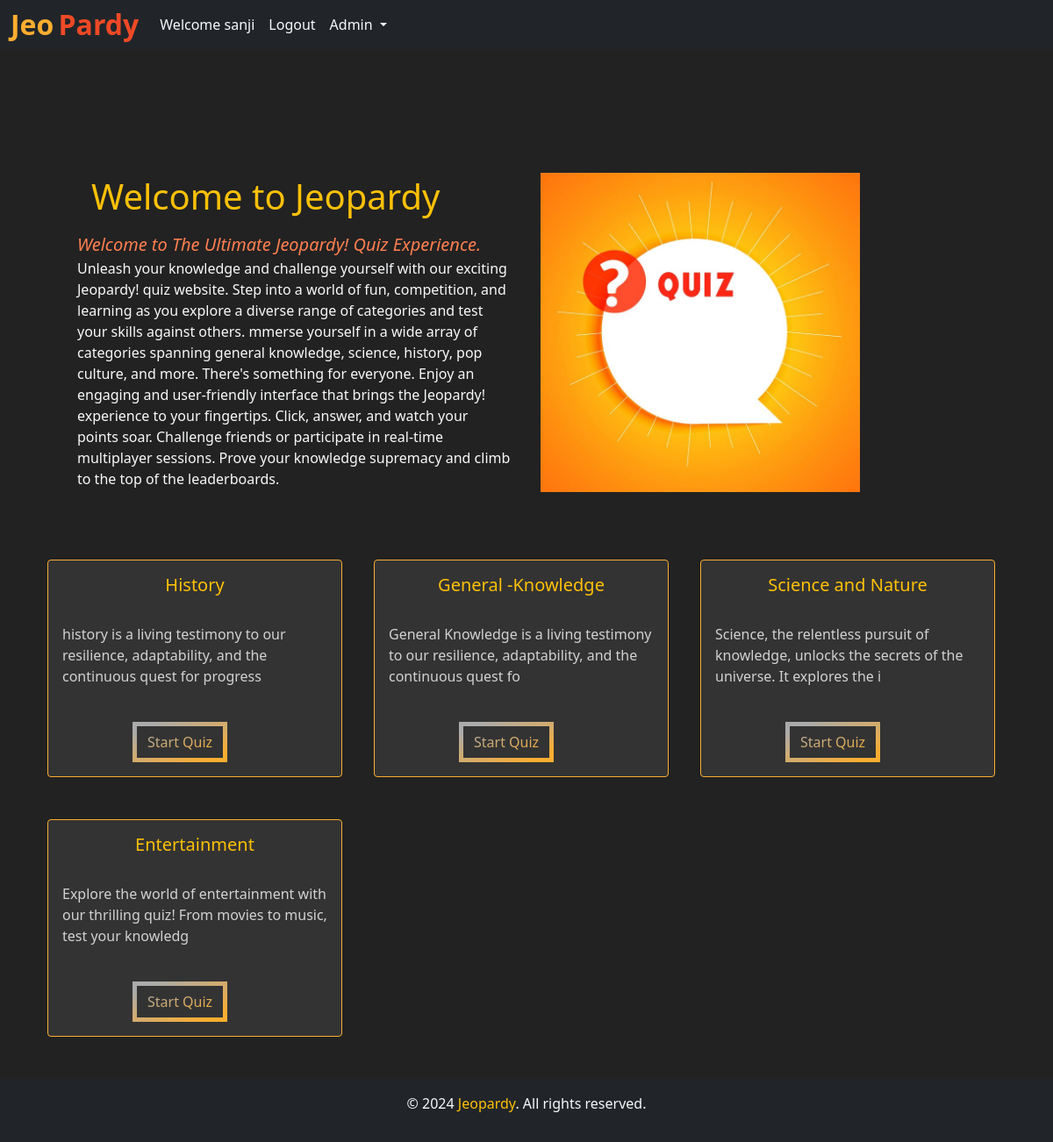
The app's page / (signed in) with its own data.
### quizzes/models.py (models this page shows, shortened)
class Quiz(models.Model):
    name = models.CharField(max_length=50)
    desc = models.CharField(max_length=500)
    number_of_questions = models.IntegerField(default=1)
    time = models.IntegerField(help_text="Duration of the quiz in seconds", default="1")
    category = models.ForeignKey(Category, on_delete=models.CASCADE, null=True)

### core/views.py (the view)
# urls.py: 2. Add a URL to urlpatterns:  path('', views.home, name='home')
def home(request):
    quiz = Quiz.objects.all()
    para = {'quiz' : quiz}
    return render(request, "home.html", para)

### core/templates/home.html (shortened to what this page needs)
{% extends 'base.html' %}
{% load static %}
{% block body %}
<br><br><br>
<div class="d-flex flex-wrap justify-content-evenly px-5 pt-3 align-items-center m-4 ">
  <div class="col-6 p-3">
    <h1 class="text-warning m-3" id="header" >Welcome to Jeopardy </h1>
    <p class="text-light"> <span style="color:coral; font-size: 20px; font-style: italic;">Welcome to The Ultimate Jeopardy! Quiz Experience.</span>
      Unleash your knowledge and challenge yourself with our exciting Jeopardy! quiz website. Step into a world of fun, competition, and learning as you explore a diverse range of categories and test your skills against others.
      mmerse yourself in a wide array of categories spanning general knowledge, science, history, pop culture, and more. There's something for everyone.
      Enjoy an engaging and user-friendly interface that brings the Jeopardy! experience to your fingertips. Click, answer, and watch your points soar.
      Challenge friends or participate in real-time multiplayer sessions. Prove your knowledge supremacy and climb to the top of the leaderboards.</p>
  </div>
  <div class="col-6">
<img class="w-75 img-fluid p-3" src="{% static 'header1.jpg' %}" />
  </div>
</div>
<div class="container">
  <div class="container mx-auto mt-5">
    <div class="row">
      {% for i in quiz %}
      <div class="col-md-4">
        <div class="card" style="width: 21rem;">
          <div class="card-body">
            <h5 class="card-title text-warning" style="text-align: center;">{{i.name}}</h5>
            <br>
            <p class="card-text">{{ i.desc|slice:":100" }}</p>
            <br>
            <button data-bs-target="#exampleModal" data-bs-toggle="modal" data-time="{{i.time}}"
              data-questions="{{i.number_of_questions}}" data-name="{{i.name}}" data-id="{{i.id}}" id="btn"
              style="justify-content: center;" class="attempt btn mr-2 modal-button">Start
              Quiz</button>
          </div>
        </div>
      </div>
      {% endfor %}
    </div>
  </div>
</div>
{% endblock %}

### core/templates/base.html (shortened to what this page needs)
<!doctype html>
<html lang="en">
  <head>
    <link href="https://cdn.jsdelivr.net/npm/bootstrap@5.0.2/dist/css/bootstrap.min.css" rel="stylesheet">
  </head>
  <body>
    <nav class="navbar navbar-expand-lg navbar-dark bg-dark ">
        <div class="container-fluid">
          <a class="navbar-brand" href="{% url 'home' %}"><span class="head1">Jeo</span> <span class="head2">Pardy</span></a>
          <div class="collapse navbar-collapse" id="navbarSupportedContent">
              {% if user.is_authenticated %}
              <ul class="navbar-nav me-auto mb-2 mb-lg-0">
                <li class="nav-item">
                  <a class="nav-link text-light" href="#">Welcome {{request.user}}</a>
                </li>
                <li class="nav-item">
                    <a class="nav-link text-light" href="{% url 'logout'%}">Logout</a>
                  </li>
                  {% if user.is_superuser %}
                  <div class="collapse navbar-collapse" id="navbarNavDarkDropdown">
                    <ul class="navbar-nav">
                      <li class="nav-item dropdown">
                        <a class="nav-link dropdown-toggle text-light" href="#" id="navbarDarkDropdownMenuLink" role="button" data-bs-toggle="dropdown" aria-expanded="false">
                          Admin
                        </a>
                      </li>
                    </ul>
                  </div>
                  {% endif %}
              </ul>
            {% endif %}
          </div>
        </div>
      </nav>
      {% block body %}
      {% endblock %}
  <div class="container-fluid">
    <div class="row">
      <div class="col-lg-12 bg-dark text-light text-center p-3">
        <p>&copy; 2024 <span class="text-warning">Jeopardy</span>. All rights reserved.</p>
      </div>
    </div>
  </div>
  </body>
</html>

### records on screen
Quiz: name "History", desc "history is a living testimony to our resilience, adaptability, and the continuous quest for progress"
Quiz: name "General -Knowledge", desc "General Knowledge is a living testimony to our resilience, adaptability, and the continuous quest fo"
Quiz: name "Science and Nature", desc "Science, the relentless pursuit of knowledge, unlocks the secrets of the universe. It explores the i"
Quiz: name "Entertainment", desc "Explore the world of entertainment with our thrilling quiz! From movies to music, test your knowledg"

### other values on screen
{{ request.user }} "sanji"
